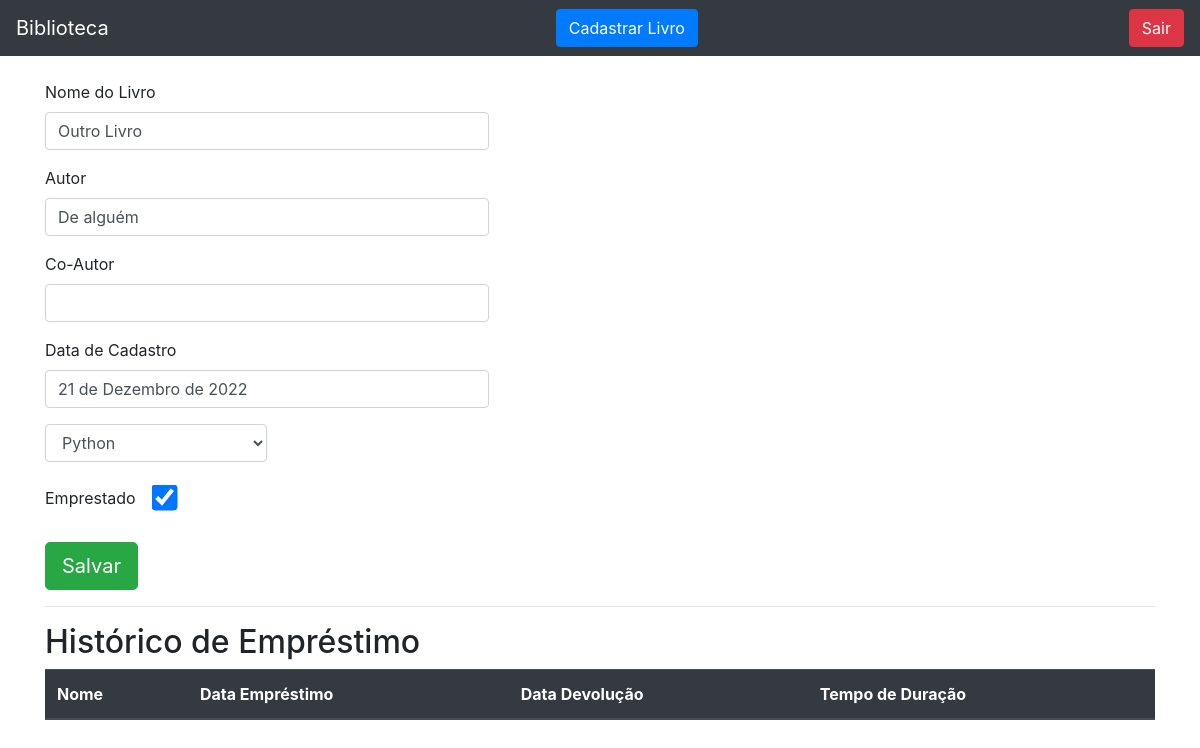
The app's page /livro/ver_livro/8 (signed in) with its own data.
### livro/models.py (models this page shows, shortened)
class Livros(models.Model):
    nome            = models.CharField(max_length = 100)
    autor           = models.CharField(max_length = 30)
    co_autor        = models.CharField(max_length = 30, blank = True) # blank = True torna não obrigatório o preenchimento do campo mas retorna string vazia
    data_cadastro   = models.DateField(default = date.today) # importa a data do dia automaticamente no campo
    emprestado      = models.BooleanField(default = False)
    categoria       = models.ForeignKey(Categoria, on_delete=models.DO_NOTHING) # se eu apagar a categoria não acontece nada com o livro
    usuario         = models.ForeignKey(Usuario, on_delete=models.DO_NOTHING)
    class Meta:
        verbose_name = 'Livro'

### livro/views.py (the view)
# urls.py: path('ver_livro/<int:id>', views.ver_livros, name = 'ver_livros'), # url dinâmica, traz a url de acordo com o id do livro selecionado
def ver_livros(request, id):
    if request.session.get('usuario'):
        livros = Livros.objects.get(id = id)#get pega o id que for igual ao id
        if request.session.get('usuario') == livros.usuario.id:
            categoria_livro = Categoria.objects.filter(usuario_id = request.session.get('usuario'))
            emprestimos = Emprestimo.objects.filter(livro = livros) # filter() vai filtra tudo independendo do usuario
            form = CadastroLivro()
            return render(request, 'ver_livro.html', {'livro': livros, 'categoria_livro': categoria_livro,
                                                      'emprestimos': emprestimos,
                                                      'usuario_logado': request.session.get('usuario'),
                                                      'form': form})
        else:
            return HttpResponse('Esse livro não é seu')
    return redirect('/auth/login/?status=2')

### livro/forms.py
class CadastroLivro(forms.ModelForm):
    class Meta:
        model = Livros
        fields = "__all__"

### livro/models.py (called while the page is built)
    def __str__(self):
        return self.nome

### usuarios/models.py (called while the page is built)
    def __str__(self) -> str:
        return self.nome

### livro/templates/ver_livro.html (shortened to what this page needs)
{%extends 'base.html'%}
{% load filtros %}
{% block 'conteudo' %}
<div class="container">
    <br>
    <form action="#" method="POST">
        <p>
            <label>Nome do Livro</label>
            <input style="width: 40%;" class="form-control" type="text" value="{{livro.nome}}">
        </p>
        <p>
            <label>Autor</label>
            <input style="width: 40%;" class="form-control" type="text" value="{{livro.autor}}">
        </p>
        <p>
            <label>Co-Autor</label>
            <input style="width: 40%;" class="form-control" type="text" value="{{livro.co_autor}}">
        </p>
        <p>
            <label>Data de Cadastro</label>
            <input style="width: 40%;" class="form-control" type="text" value="{{livro.data_cadastro}}">
        </p>
        <select style="width: 20%;" class="form-control" name="categoria">
            {% for i in categoria_livro %}
                {% if livro.categoria.nome == i.nome %}
                    <option selected>{{i}}</option>
                {%else%}
                <option>{{i}}</option>
                {%endif%}
            {%endfor%}
        </select>
        <br>
        <label>Emprestado &nbsp; &nbsp;</label>
        {% if livro.emprestado %}
            <input style="transform: scale(2.0);" checked type="checkbox" name="emprestado">
        {% else %}
            <input style="transform: scale(2.0);" type="checkbox" name="emprestado"    >
        {% endif %}
        <br>
        <br>
        <input type="submit" class="btn btn-success btn-lg" value="Salvar">
    </form>
    <hr>
    <h2>Histórico de Empréstimo</h2>
    <table class="table table-striped table-dark">
        <thead>
          <tr>
            <th scope="col">Nome</th>
            <th scope="col">Data Empréstimo</th>
            <th scope="col">Data Devolução</th>
            <th scope="col">Tempo de Duração</th>
          </tr>
        </thead>
      </table>
</div>
{% endblock %}

### records on screen
Livros: nome "Outro Livro", autor "De alguém", data_cadastro "21 de Dezembro de 2022"

### other values on screen
form field categoria "Python"
